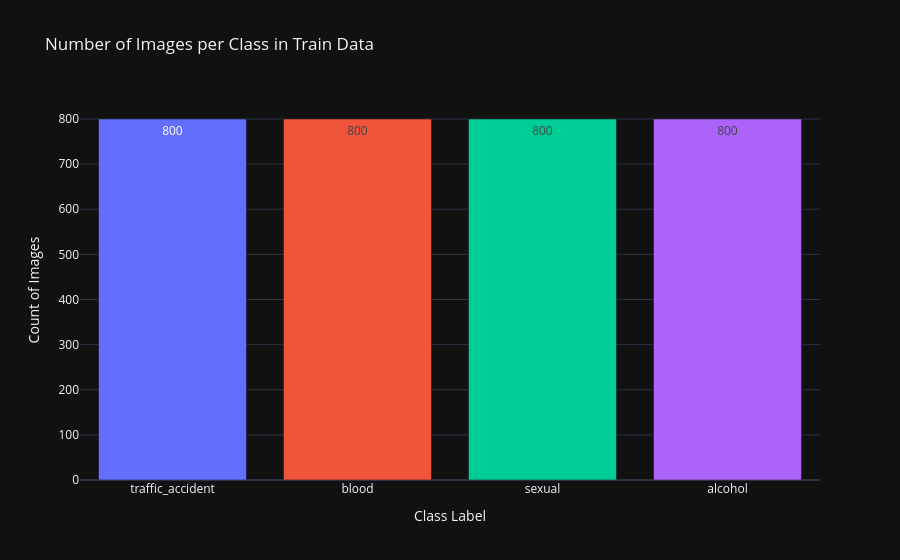

This figure's notebook cell:
### Markdown cell above
# Visualize dataset

### Code cell
fig = px.bar(
    x=class_labels,
    y=counts,
    template='plotly_dark',
    color=class_labels,
    title='Number of Images per Class in Train Data',
    labels={'x': 'Class Label', 'y': 'Count of Images'},
    text=counts
)

fig.update_layout(
    xaxis_title='Class Label',
    yaxis_title='Count of Images',
    showlegend=False
)

fig.show()
print("Class Distribution Plotted")

### Figure 1 — Plotly figure (JSON) as saved in the notebook; plotly's stock layout.template omitted (floating-point values rounded to 4 significant figures)
{"data": [{"alignmentgroup": "True", "hovertemplate": "color=traffic_accident<br>Class Label=%{x}<br>Count of Images=%{y}<br>text=%{text}<extra></extra>", "legendgroup": "traffic_accident", "marker": {"color": "#636efa", "pattern": {"shape": ""}}, "name": "traffic_accident", "offsetgroup": "traffic_accident", "orientation": "v", "showlegend": true, "text": [800.0], "textposition": "auto", "x": ["traffic_accident"], "xaxis": "x", "y": [800], "yaxis": "y", "type": "bar"}, {"alignmentgroup": "True", "hovertemplate": "color=blood<br>Class Label=%{x}<br>Count of Images=%{y}<br>text=%{text}<extra></extra>", "legendgroup": "blood", "marker": {"color": "#EF553B", "pattern": {"shape": ""}}, "name": "blood", "offsetgroup": "blood", "orientation": "v", "showlegend": true, "text": [800.0], "textposition": "auto", "x": ["blood"], "xaxis": "x", "y": [800], "yaxis": "y", "type": "bar"}, {"alignmentgroup": "True", "hovertemplate": "color=sexual<br>Class Label=%{x}<br>Count of Images=%{y}<br>text=%{text}<extra></extra>", "legendgroup": "sexual", "marker": {"color": "#00cc96", "pattern": {"shape": ""}}, "name": "sexual", "offsetgroup": "sexual", "orientation": "v", "showlegend": true, "text": [800.0], "textposition": "auto", "x": ["sexual"], "xaxis": "x", "y": [800], "yaxis": "y", "type": "bar"}, {"alignmentgroup": "True", "hovertemplate": "color=alcohol<br>Class Label=%{x}<br>Count of Images=%{y}<br>text=%{text}<extra></extra>", "legendgroup": "alcohol", "marker": {"color": "#ab63fa", "pattern": {"shape": ""}}, "name": "alcohol", "offsetgroup": "alcohol", "orientation": "v", "showlegend": true, "text": [800.0], "textposition": "auto", "x": ["alcohol"], "xaxis": "x", "y": [800], "yaxis": "y", "type": "bar"}], "layout": {"xaxis": {"anchor": "y", "domain": [0.0, 1.0], "title": {"text": "Class Label"}}, "yaxis": {"anchor": "x", "domain": [0.0, 1.0], "title": {"text": "Count of Images"}}, "legend": {"title": {"text": "color"}, "tracegroupgap": 0}, "title": {"text": "Number of Images per Class in Train Data"}, "barmode": "relative", "showlegend": false}}
